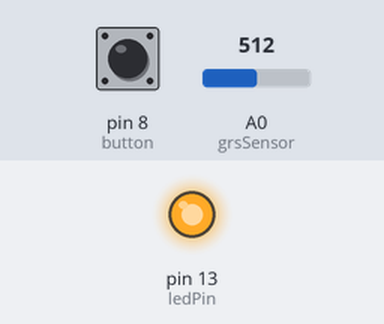
The sketch below on a simulated Arduino Uno, built with avr-gcc and run on an emulated ATmega328P. On the bench: output pins drawn as LEDs (lit = HIGH). The test bench sets the inputs (shaded band); at power-on: pin 8 (button) HIGH, A0 (grsSensor) = 512. What the sketch prints to the serial monitor is not drawn.

Above: at 0.1 s.
Timing chart, 0 to 1.6 s (numbered marks = the images above):
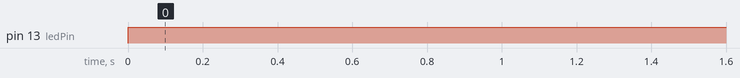

Measured:
- by itself, pin 13 (ledPin): LOW → HIGH at 0.00 s

The sketch:

skin_resistance.ino
```cpp
// updated by wangxiguang
// Date : 2017.8.29
// For Skin resistance value and GSR measure
// apply with Arduino UNO module and 2M resistance

int ledPin = 13;
int button = 8;
int Num = 0;

//Time
int sec = 0;
int minuti = 0;
int hour = 0;

//GRS
float Res_people = 0;
float Voltage_adc = 0;

int grsSensor = A0;
int gsrVal = 0;

void setup()
{
  //init seriale
  Serial.begin(57600);
  digitalWrite(button,HIGH);
  pinMode(ledPin,OUTPUT);
  digitalWrite(ledPin,LOW);

  Serial.print("GSRval");
  Serial.print(" ");
  Serial.print("Res_people(KΩ)");
  Serial.print(" ");
  Serial.print("Num :");
  Serial.println("");
}

void loop()
{


  //long int sum;
  //1 sec delay
 if(millis()%20==0)
 {
  digitalWrite(ledPin,HIGH);
  //Value GSR

  gsrVal = analogRead (grsSensor);
  Voltage_adc =(gsrVal / 1024.0) * 5.0;
  Res_people = (Voltage_adc * 2000.0) / ( 5.0 - Voltage_adc) ;


  if(LOW == digitalRead(button))
  {
    delay(1000);

    if(HIGH == digitalRead(button))
    {
    Num++;
    }
    }

  //upload to serial

  Serial.print(" ");
  Serial.print(gsrVal);
  Serial.print(" ");

  Serial.print(" ");
  Serial.print(Res_people);
  Serial.print(" ");

  Serial.print(" ");
  Serial.print(Num);
  Serial.println();
    }

}
```
